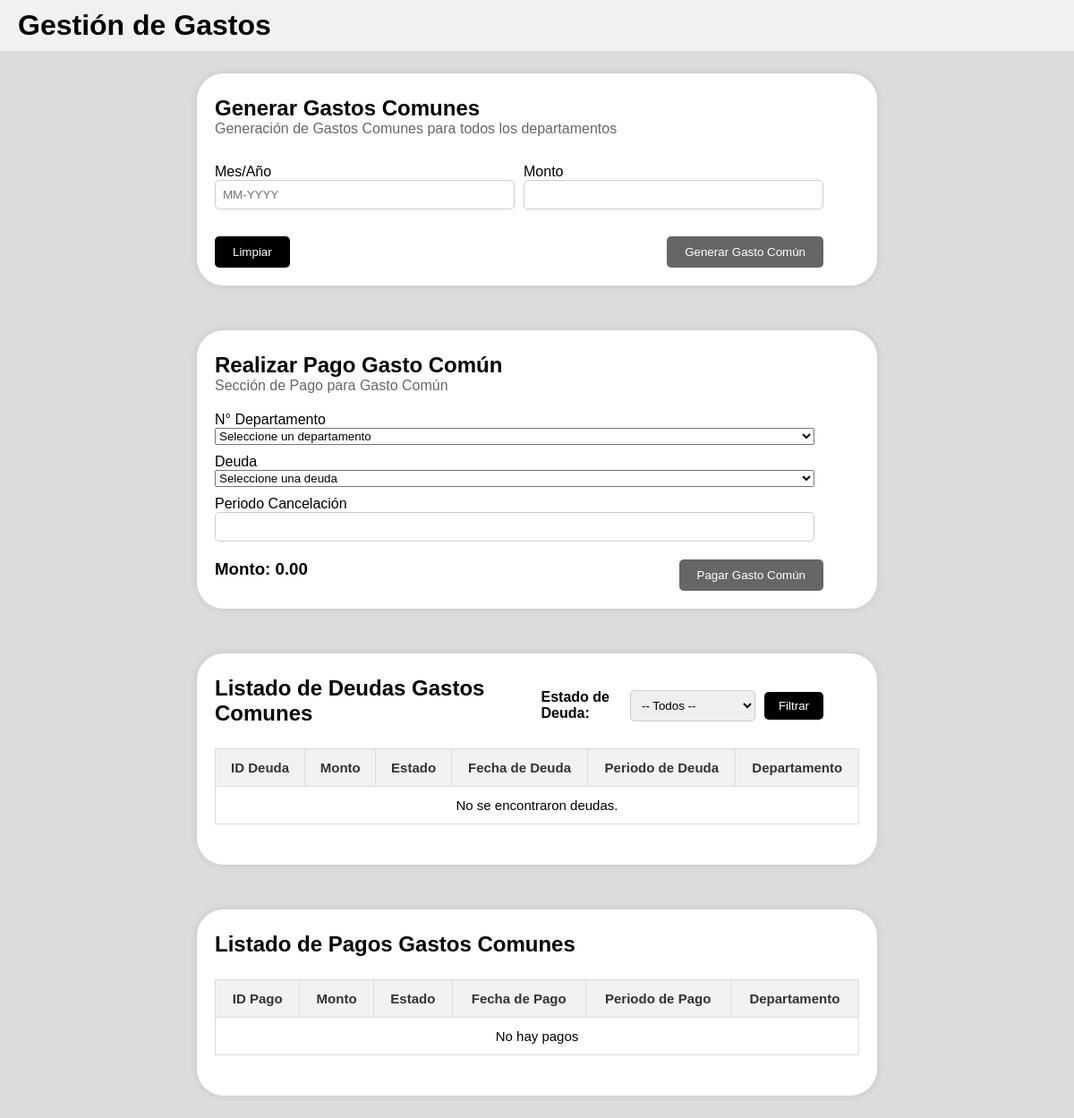
The app's page /, older data.
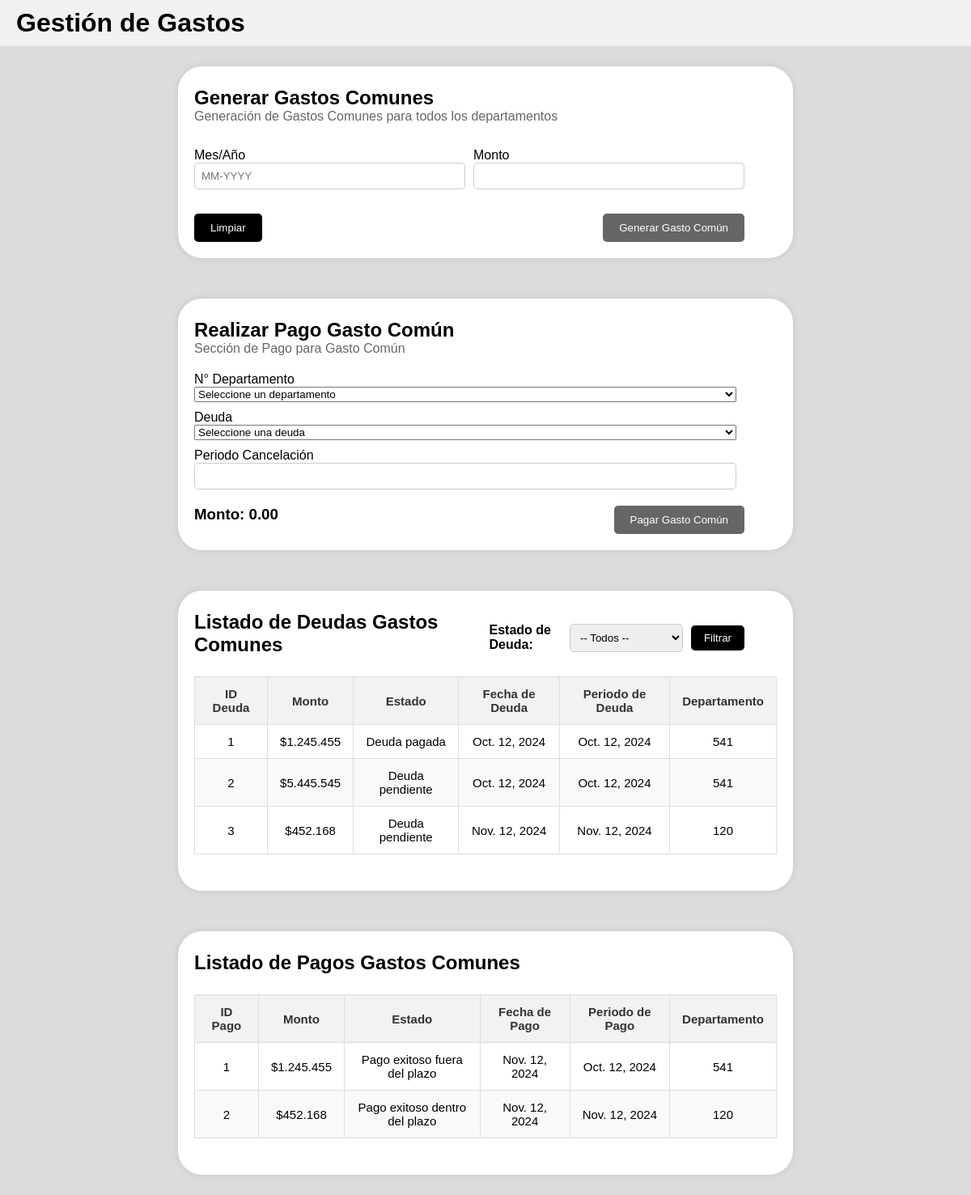
The same page, newer data.
### MiraPlusSite/models.py (models this page shows, shortened)
class Deuda(models.Model):
    ESTADO = {
        ('Deuda pendiente', 'Deuda pendiente'),
        ('Deuda pagada', 'Deuda pagada'),
    }
    id_deuda = models.AutoField(primary_key=True)
    monto = models.FloatField()
    estado = models.CharField(max_length=80, choices=ESTADO)
    fecha_deuda = models.DateField()
    periodo_deuda = models.DateField(default=None)
    num_departamento = models.ForeignKey(Departamento, default=None, on_delete=models.CASCADE)

class Departamento(models.Model):
    ESTADO = {
        ('Disponible', 'Disponible'),
        ('Ocupado', 'Ocupado'),
        ('En Mantencion', 'En Mantencion'),
    }
    num_departamento = models.IntegerField(primary_key=True)
    cant_habitaciones = models.IntegerField()
    cant_banios = models.IntegerField()
    cant_habitantes = models.IntegerField()
    propietario = models.ForeignKey(Usuario, on_delete=models.CASCADE)
    estado = models.CharField(max_length=80, choices=ESTADO)

class Pago(models.Model):
    ESTADO = {
        ('Pago exitoso dentro del plazo', 'Pago exitoso dentro del plazo'),
        ('Pago exitoso fuera del plazo', 'Pago exitoso fuera del plazo'),
        ('Pago duplicado', 'Pago duplicado'),
    }
    id_pago = models.AutoField(primary_key=True)
    monto = models.FloatField()
    estado = models.CharField(max_length=80, choices=ESTADO)
    fecha_pago = models.DateField()
    periodo_pago = models.DateField(default=None)
    num_departamento = models.ForeignKey(Departamento, default=None, on_delete=models.CASCADE)

### MiraPlusSite/view/pago_view.py (the view, shortened to what this page needs)
# urls.py: path('', pago_view.index, name='index'),
def index(request):
    departamentos = Departamento.objects.all()
    deudas = deuda_filter(request)
    pagos = get_all_pagos()
    return render(request, 'index.html', {'deudas': deudas, 'departamentos': departamentos, 'pagos': pagos})

### MiraPlusSite/service/pago_service.py (called while the page is built)
def get_all_pagos():
    return Pago.objects.all()

### MiraPlusSite/templatetags/custom_filters.py (called while the page is built)
@register.filter
def currency(value):
    value = float(value)
    if value.is_integer():
        formatted_value = "${:,.0f}".format(value)
    else:
        formatted_value = "${:,.2f}".format(value)
    return formatted_value.replace(',', '.')

### MiraPlusSite/views.py (called while the page is built)
def get_all_deudas():
    return Deuda.objects.all()

def deuda_filter(request):
    deudas = get_all_deudas()
    estado = request.GET.get('estado')
    if estado:
        deudas = deudas.filter(estado=estado)
    return deudas

### MiraPlusSite/templates/index.html (shortened to what the changed rows need)
{% load static %}
{% load custom_filters %}
<!DOCTYPE html>
<html lang="es">
<head>
    <link rel="stylesheet" type="text/css" href="{% static 'css/style.css' %}">
</head>
<body>
    <header>
        <div class="top-bar">
            <h1>Gestión de Gastos</h1>
        </div>
    </header>
    <main class="content-container">
        <section>
            <header>
                <h2>Generar Gastos Comunes</h2>
            </header>
        </section>
        <section>
            <header class="header-container">
                <div>
                    <h2>Realizar Pago Gasto Común</h2>
                </div>
            </header>
        </section>
        <section>
            <header class="header-container">
                <div>
                    <h2>Listado de Deudas Gastos Comunes</h2>
                </div>
            </header>
            <table border="1">
                <thead>
                    <tr>
                        <th>ID Deuda</th>
                        <th>Monto</th>
                        <th>Estado</th>
                        <th>Fecha de Deuda</th>
                        <th>Periodo de Deuda</th>
                        <th>Departamento</th>
                    </tr>
                </thead>
                <tbody>
                    {% for deuda in deudas %}
                    <tr>
                        <td>{{ deuda.id_deuda }}</td>
                        <td>{{ deuda.monto|currency }}</td>
                        <td>{{ deuda.estado }}</td>
                        <td>{{ deuda.fecha_deuda }}</td>
                        <td>{{ deuda.periodo_deuda }}</td>
                        <td>{{ deuda.num_departamento.num_departamento }}</td>
                    </tr>
                    {% empty %}
                    <tr>
                        <td colspan="6">No se encontraron deudas.</td>
                    </tr>
                    {% endfor %}
                </tbody>
            </table>
        </section>
        <section>
            <header class="header-container">
                <div>
                    <h2>Listado de Pagos Gastos Comunes</h2>
                </div>
            </header>
            <table border="1">
                <thead>
                    <tr>
                        <th>ID Pago</th>
                        <th>Monto</th>
                        <th>Estado</th>
                        <th>Fecha de Pago</th>
                        <th>Periodo de Pago</th>
                        <th>Departamento</th>
                    </tr>
                </thead>
                <tbody>
                    {% for pago in pagos %}
                    <tr>
                        <td>{{ pago.id_pago }}</td>
                        <td>{{ pago.monto|currency }}</td>
                        <td>{{ pago.estado }}</td>
                        <td>{{ pago.fecha_pago }}</td>
                        <td>{{ pago.periodo_pago }}</td>
                        <td>{{ pago.num_departamento.num_departamento }}</td>
                    </tr>
                    {% empty %}
                    <tr>
                        <td colspan="6">No hay pagos</td>
                    </tr>
                    {% endfor %}
                </tbody>
            </table>
        </section>
    </main>
</body>
</html>

Row changes from the older to the newer data that the page shows:
added Deuda: id_deuda "1", monto "$1.245.455", estado "Deuda pagada", fecha_deuda "Oct. 12, 2024", periodo_deuda "Oct. 12, 2024", num_departamento.num_departamento "541"
added Deuda: id_deuda "2", monto "$5.445.545", estado "Deuda pendiente", fecha_deuda "Oct. 12, 2024", periodo_deuda "Oct. 12, 2024", num_departamento.num_departamento "541"
added Deuda: id_deuda "3", monto "$452.168", estado "Deuda pendiente", fecha_deuda "Nov. 12, 2024", periodo_deuda "Nov. 12, 2024", num_departamento.num_departamento "120"
added Pago: id_pago "1", monto "$1.245.455", estado "Pago exitoso fuera del plazo", fecha_pago "Nov. 12, 2024", periodo_pago "Oct. 12, 2024", num_departamento.num_departamento "541"
added Pago: id_pago "2", monto "$452.168", estado "Pago exitoso dentro del plazo", fecha_pago "Nov. 12, 2024", periodo_pago "Nov. 12, 2024", num_departamento.num_departamento "120"
Text that changed along with them:
text no longer shown: "No se encontraron deudas. No hay pagos"
